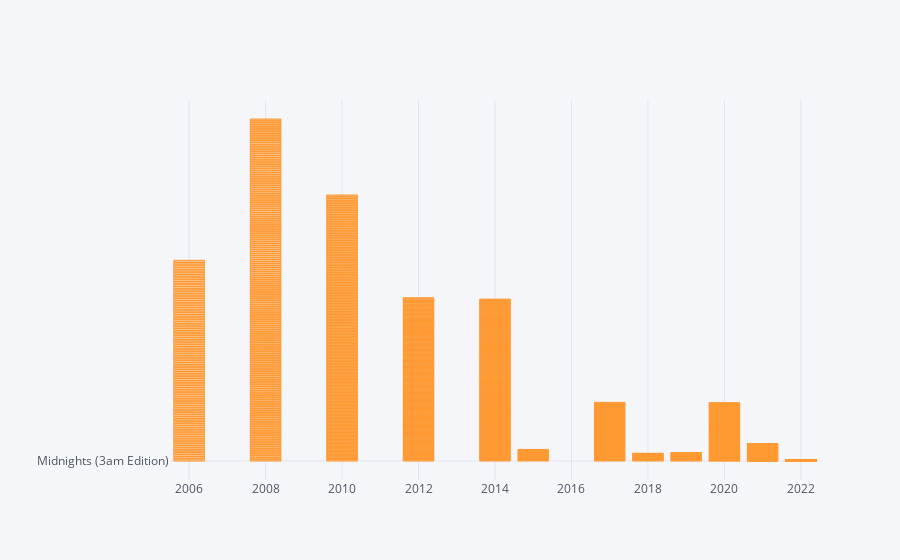

Here is the notebook cell this chart was saved with:
### Code cell
df.iplot(kind='bar',x='year',y='album')

### Figure 1 — Plotly figure (JSON) as saved in the notebook; plotly's stock layout.template omitted (floating-point values rounded to 4 significant figures; data arrays with more than 128 entries replaced by an {"elided": "..."} marker saying what was removed)
{"data": [{"marker": {"color": "rgba(255, 153, 51, 0.6)", "line": {"color": "rgba(255, 153, 51, 1.0)", "width": 1}}, "name": "album", "orientation": "v", "text": "", "type": "bar", "x": {"elided": "1265 int values"}, "y": {"elided": "1265 str values"}}], "layout": {"legend": {"bgcolor": "#F5F6F9", "font": {"color": "#4D5663"}}, "paper_bgcolor": "#F5F6F9", "plot_bgcolor": "#F5F6F9", "title": {"font": {"color": "#4D5663"}}, "xaxis": {"gridcolor": "#E1E5ED", "showgrid": true, "tickfont": {"color": "#4D5663"}, "title": {"font": {"color": "#4D5663"}, "text": ""}, "zerolinecolor": "#E1E5ED"}, "yaxis": {"gridcolor": "#E1E5ED", "showgrid": true, "tickfont": {"color": "#4D5663"}, "title": {"font": {"color": "#4D5663"}, "text": ""}, "zerolinecolor": "#E1E5ED"}}}
